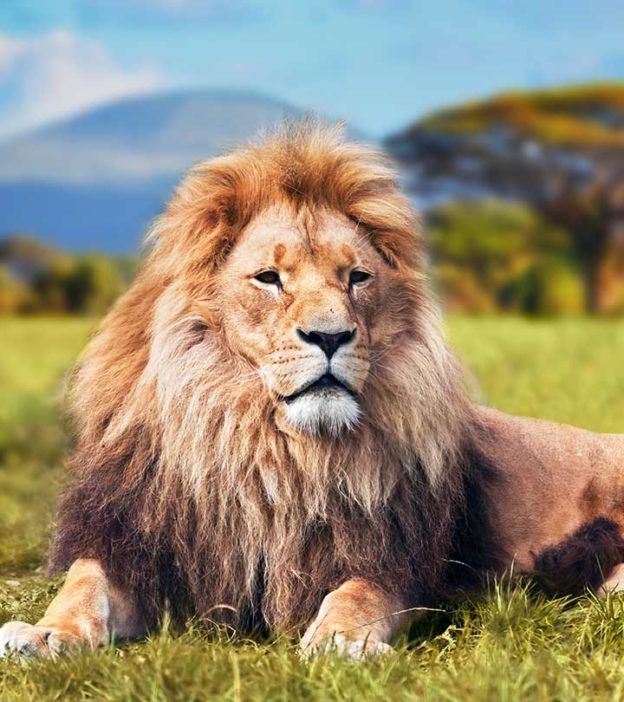
#> input picture LGM/Task 4/image.jpg, 624 x 702 px
$ jupyter execute task_4.ipynb
#> lines starting #> are read from the running program, lines starting #| are printed output that depends on the picture
[cell 1]
import cv2
import matplotlib.pyplot as plt
plt.style.use('seaborn')

[cell 2]
img = cv2.imread("image.jpg")
#> img is the input picture: shape (702, 624, 3); mean B, G, R 114.1, 138.4, 148.4
img = cv2.cvtColor(img,cv2.COLOR_BGR2RGB)
plt.figure(figsize=(8,8))
plt.imshow(img)
plt.axis("off")
plt.title("Original Image")
plt.show()

[cell 3]
img_gray = cv2.cvtColor(img, cv2.COLOR_BGR2GRAY)
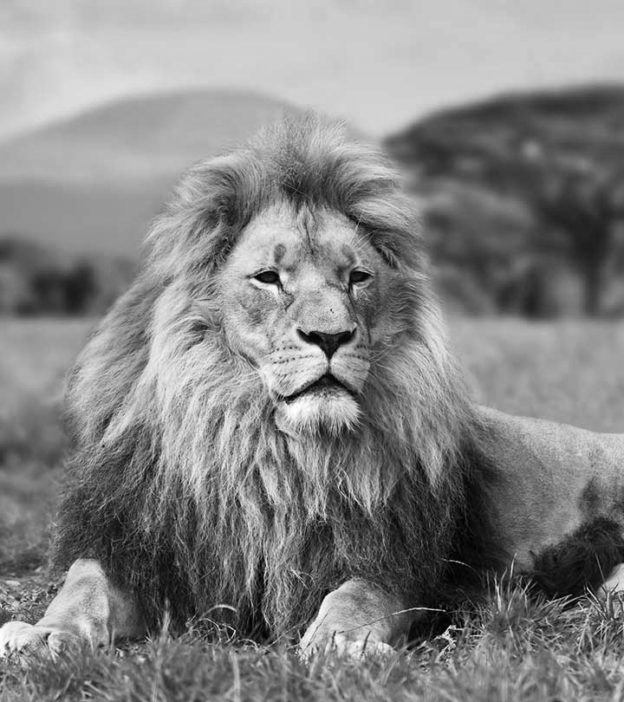
#> img_gray: shape (702, 624); min 0, max 255, mean 132.3
plt.figure(figsize=(8,8))
plt.imshow(img_gray,cmap="gray")
plt.axis("off")
plt.title("GrayScale Image")
plt.show()

[cell 4]
img_invert = cv2.bitwise_not(img_gray)
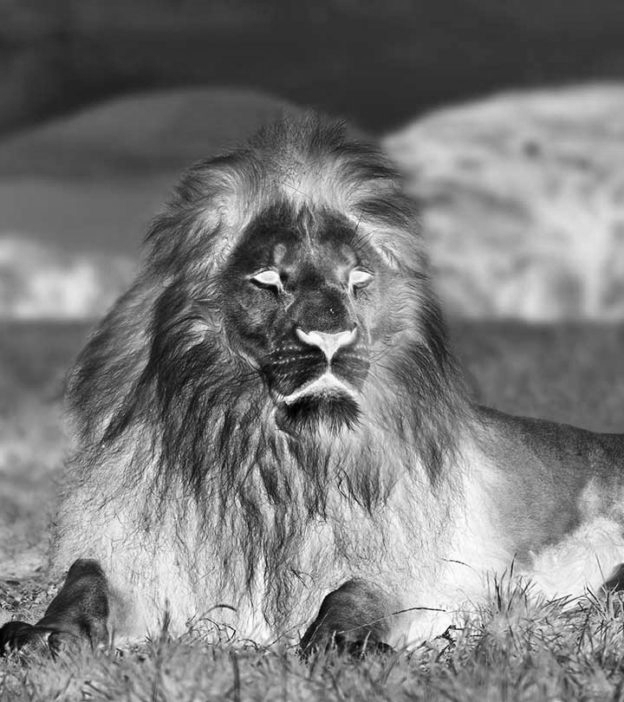
#> img_invert: shape (702, 624); min 0, max 255, mean 122.7
plt.figure(figsize=(8,8))
plt.imshow(img_invert,cmap="gray")
plt.axis("off")
plt.title("Inverted Image")
plt.show()

[cell 5]
img_smoothing = cv2.GaussianBlur(img_invert, (21, 21),sigmaX=0, sigmaY=0)
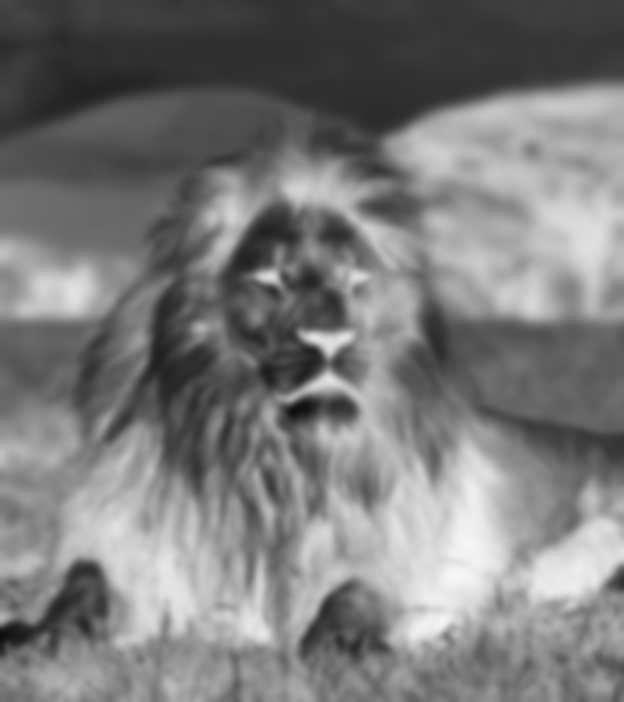
#> img_smoothing: shape (702, 624); min 12, max 247, mean 122.7
plt.figure(figsize=(8,8))
plt.imshow(img_smoothing,cmap="gray")
plt.axis("off")
plt.title("Smoothen Image")
plt.show()

[cell 6]
final = cv2.divide(img_gray, 255 - img_smoothing, scale=255)
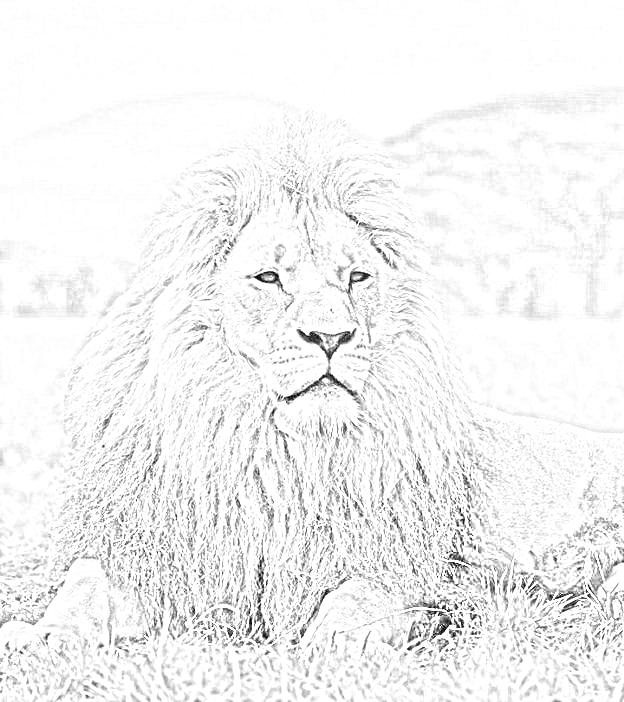
#> final: shape (702, 624); min 0, max 255, mean 242.4
plt.figure(figsize=(8,8))
plt.imshow(final,cmap="gray")
plt.axis("off")
plt.title("Final Sketch Image")
plt.show()

[cell 7]
plt.figure(figsize=(20,20))
plt.subplot(1,5,1)
plt.imshow(img)
plt.axis("off")
plt.title("Original Image")
plt.subplot(1,5,2)
plt.imshow(img_gray,cmap="gray")
plt.axis("off")
plt.title("GrayScale Image")
plt.subplot(1,5,3)
plt.imshow(img_invert,cmap="gray")
plt.axis("off")
plt.title("Inverted Image")
plt.subplot(1,5,4)
plt.imshow(img_smoothing,cmap="gray")
plt.axis("off")
plt.title("Smoothen Image")
plt.subplot(1,5,5)
plt.imshow(final,cmap="gray")
plt.axis("off")
plt.title("Final Sketch Image")
plt.show()

[cell 8]
plt.figure(figsize=(20,20))
plt.subplot(1,5,1)
plt.imshow(img)
plt.axis("off")
plt.title("Original Image")
plt.subplot(1,5,5)
plt.imshow(final,cmap="gray")
plt.axis("off")
plt.title("Final Sketch Image")
plt.show()
